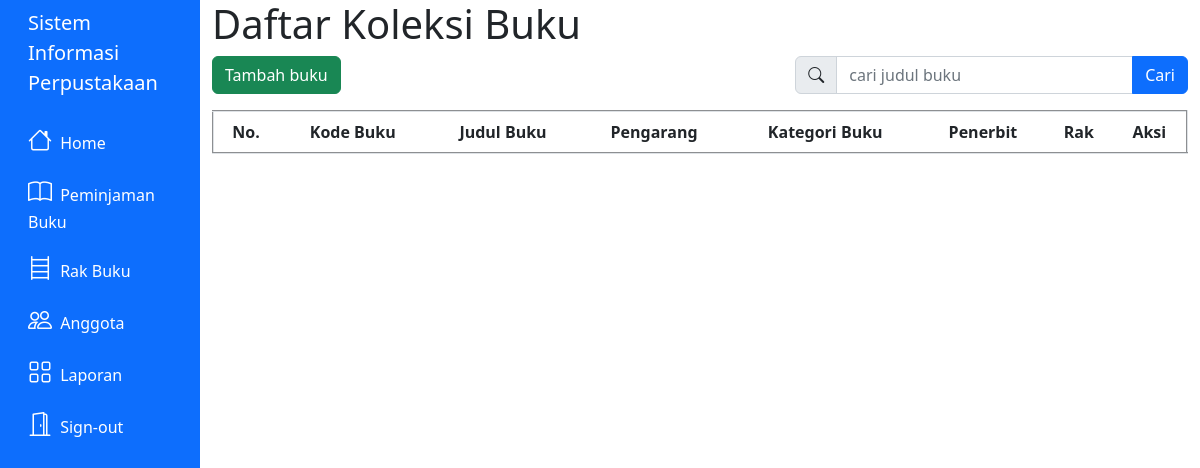
Page /rak_buku.php on the earlier database version.
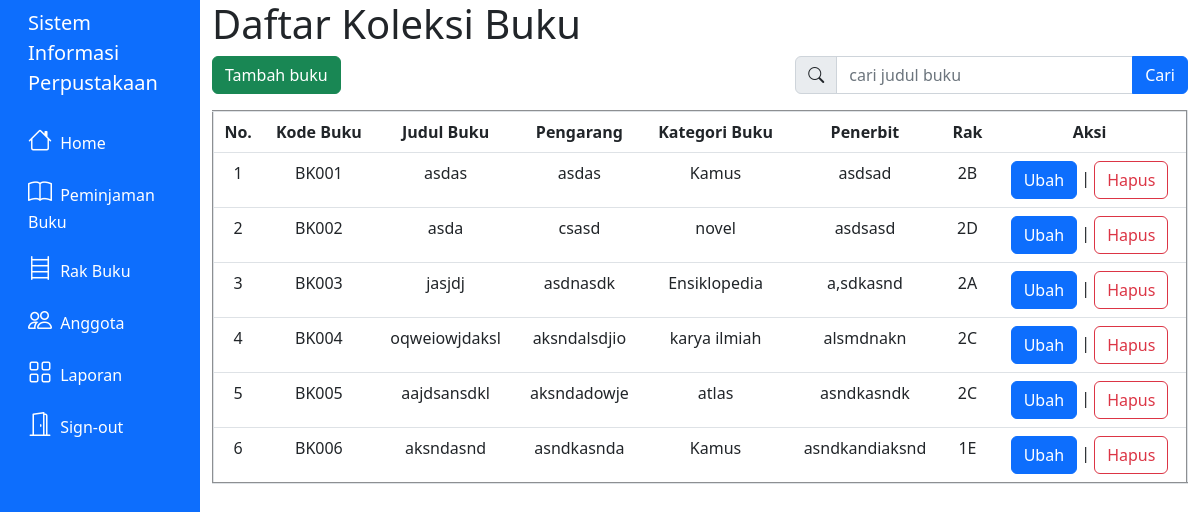
Same page on the later database version.
### tables this page shows
CREATE TABLE `buku` (
  `kd_buku` varchar(10) NOT NULL,
  `judul_buku` varchar(32) NOT NULL,
  `pengarang` varchar(20) NOT NULL,
  `kategori` int(2) NOT NULL,
  `penerbit` varchar(20) NOT NULL,
  `rak` int(2) NOT NULL,
  `status_buku` int(1) NOT NULL
);

CREATE TABLE `kategori` (
  `id_kategori` int(10) NOT NULL,
  `nama_kategori` varchar(255) NOT NULL
);

CREATE TABLE `rak` (
  `id_rak` int(10) NOT NULL,
  `nama_rak` varchar(255) NOT NULL
);

### rak_buku.php (the view, shortened to what this page needs)
<!DOCTYPE html>
<html lang="en">
<head>
    <link rel="stylesheet" href="https://cdn.jsdelivr.net/npm/bootstrap-icons@1.8.3/font/bootstrap-icons.css">
    <link href="https://cdn.jsdelivr.net/npm/bootstrap@5.2.0-beta1/dist/css/bootstrap.min.css" rel="stylesheet">
    <link rel="stylesheet" href="assets/global_style.css">
</head>
<?php include("layout/header.php") ?>
<div class="col-10 container">
    <h1>Daftar Koleksi Buku</h1>
    <table border="2" class="table">
        <div class="row">
            <div class="col-5">
                <a id="tombolUbah" class="btn btn-success" data-bs-toggle="modal" data-bs-target="#tambahModal">Tambah buku</a>
                                        <?php
                                        include 'koneksi.php';
                                        $data = mysqli_query($koneksi, "select * from rak");
                                        ?>
            </div>
            <div class="col-2">
            </div>
            <div class="col-5">
                <form action="rak_buku.php" method="get">
                    <div class="input-group mb-3">
                        <span class="input-group-text" id="cari"><i class="bi bi-search"></i></span>
                        <input type="text" class="form-control" placeholder="cari judul buku" name="cari">
                        <button class="btn btn-primary" type="submit" value="cari">Cari</button>
                    </div>
                </form>
            </div>
        </div>
        <tr class="text-center">
            <th>No.</th>
            <th>Kode Buku</th>
            <th>Judul Buku</th>
            <th>Pengarang</th>
            <th>Kategori Buku</th>
            <th>Penerbit</th>
            <th>Rak</th>
            <th>Aksi</th>
        </tr>
        <?php
        include 'koneksi.php';
        if (isset($_GET['cari'])) {
            $cari = $_GET['cari'];
            $data = mysqli_query($koneksi, "select * from buku where judul_buku like '%" . $cari . "%'");
        } else {
            $data = mysqli_query($koneksi, "select buku.kd_buku, buku.judul_buku, buku.pengarang, buku.kategori ,kategori.nama_kategori, buku.penerbit, buku.rak, rak.nama_rak from buku
            inner join kategori on buku.kategori = kategori.id_kategori
            inner join rak on buku.rak = rak.id_rak");
        }
        $no = 1;
        while ($d = mysqli_fetch_array($data)) {
        ?>
            <tr class="text-center">
                <td><?php echo $no++; ?></td>
                <td><?php echo $d['kd_buku']; ?></td>
                <td><?php echo $d['judul_buku']; ?></td>
                <td><?php echo $d['pengarang']; ?></td>
                <td><?php echo $d['nama_kategori']; ?></td>
                <td><?php echo $d['penerbit']; ?></td>
                <td><?php echo $d['nama_rak']; ?></td>
                <td>
                    <a id="tombolUbah" class="btn btn-primary" data-bs-toggle="modal" data-bs-target="#ubahModal<?php echo $d['kd_buku'] ?>">Ubah</a>
                    |
                    <a id="tombolhapus" class="btn btn-outline-danger" data-bs-toggle="modal" data-bs-target="#hapusModal<?php echo $d['kd_buku'] ?>">Hapus</a>
                </td>
            </tr>
        <?php
        }
        ?>
    </table>
</div>
<?php include('layout/footer.php') ?>

Differences in the rows shown:
added buku: kd_buku "BK001", judul_buku "asdas", pengarang "asdas", kategori.nama_kategori "Kamus", penerbit "asdsad", rak.nama_rak "2B"
added buku: kd_buku "BK002", judul_buku "asda", pengarang "csasd", kategori.nama_kategori "novel", penerbit "asdsasd", rak.nama_rak "2D"
now on this page (row edited): buku: kd_buku "BK003", judul_buku "jasjdj", pengarang "asdnasdk", kategori.nama_kategori "Ensiklopedia", penerbit "a,sdkasnd", rak.nama_rak "2A"
added buku: kd_buku "BK004", judul_buku "oqweiowjdaksl", pengarang "aksndalsdjio", kategori.nama_kategori "karya ilmiah", penerbit "alsmdnakn", rak.nama_rak "2C"
added buku: kd_buku "BK005", judul_buku "aajdsansdkl", pengarang "aksndadowje", kategori.nama_kategori "atlas", penerbit "asndkasndk", rak.nama_rak "2C"
added buku: kd_buku "BK006", judul_buku "aksndasnd", pengarang "asndkasnda", kategori.nama_kategori "Kamus", penerbit "asndkandiaksnd", rak.nama_rak "1E"
